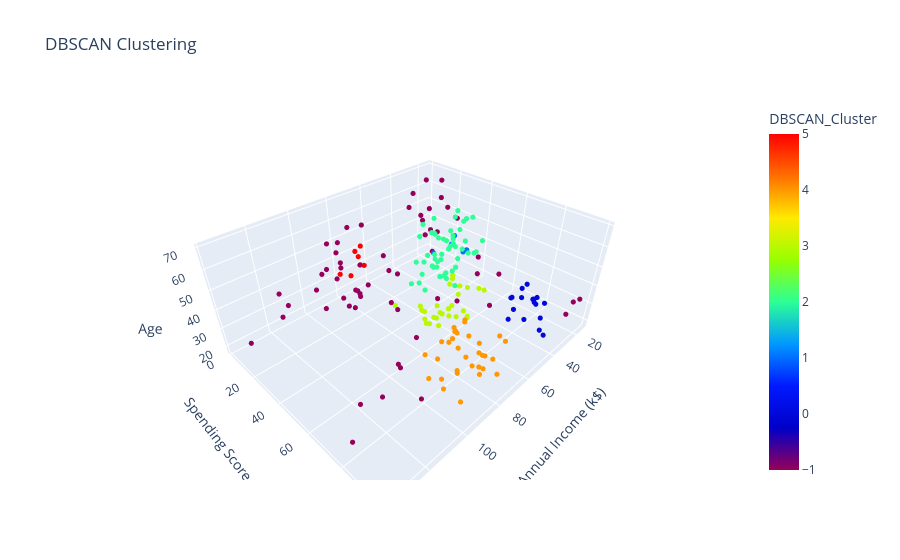

Notebook cell for this chart:
### Code cell
# 3D Visualization
fig = px.scatter_3d(
    df,
    x='Annual Income (k$)',
    y='Spending Score (1-100)',
    z='Age',
    color='DBSCAN_Cluster',
    title='DBSCAN Clustering',
    color_continuous_scale='Rainbow'
)
fig.update_traces(marker=dict(size=3))
fig.show()

### Figure 1 — Plotly figure (JSON) as saved in the notebook; plotly's stock layout.template omitted (floating-point values rounded to 4 significant figures; data arrays with more than 128 entries replaced by an {"elided": "..."} marker saying what was removed)
{"data": [{"hovertemplate": "Annual Income (k$)=%{x}<br>Spending Score (1-100)=%{y}<br>Age=%{z}<br>DBSCAN_Cluster=%{marker.color}<extra></extra>", "legendgroup": "", "marker": {"color": {"elided": "200 int values"}, "coloraxis": "coloraxis", "size": 3, "symbol": "circle"}, "mode": "markers", "name": "", "scene": "scene", "showlegend": false, "type": "scatter3d", "x": {"elided": "200 int values"}, "y": {"elided": "200 int values"}, "z": {"elided": "200 int values"}}], "layout": {"coloraxis": {"colorbar": {"title": {"text": "DBSCAN_Cluster"}}, "colorscale": [[0, "rgb(150,0,90)"], [0.125, "rgb(0,0,200)"], [0.25, "rgb(0,25,255)"], [0.375, "rgb(0,152,255)"], [0.5, "rgb(44,255,150)"], [0.625, "rgb(151,255,0)"], [0.75, "rgb(255,234,0)"], [0.875, "rgb(255,111,0)"], [1, "rgb(255,0,0)"]]}, "legend": {"tracegroupgap": 0}, "scene": {"domain": {"x": [0, 1], "y": [0, 1]}, "xaxis": {"title": {"text": "Annual Income (k$)"}}, "yaxis": {"title": {"text": "Spending Score (1-100)"}}, "zaxis": {"title": {"text": "Age"}}}, "title": {"text": "DBSCAN Clustering"}}}
